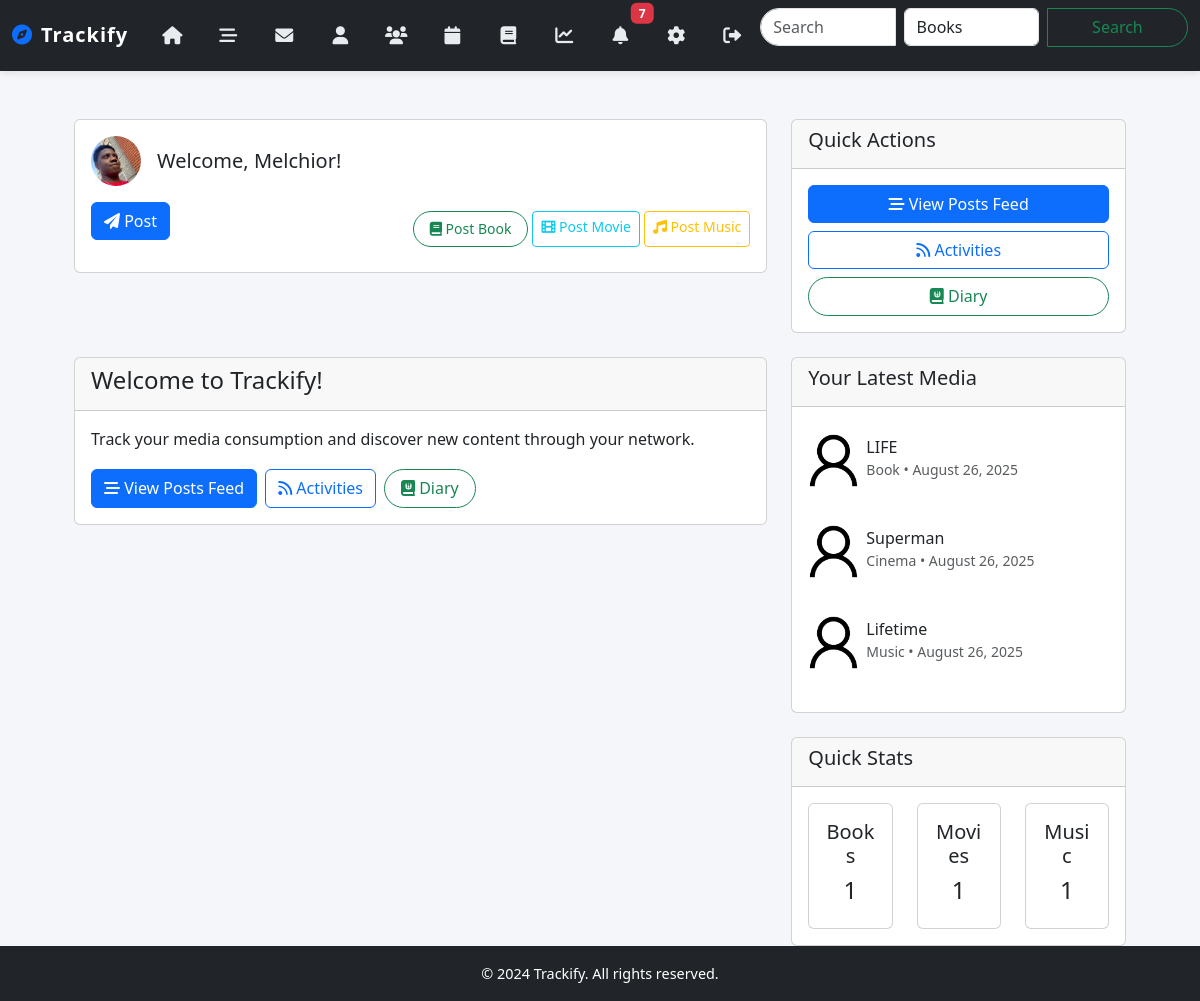
The page / (signed in) on the database its author committed.
### models/user_model.py (models this page shows, shortened)
class User(db.Model, UserMixin):
    __tablename__ = 'users'
    user_id = db.Column(db.Integer, primary_key=True)
    username = db.Column(db.String(255), unique=True, nullable=False)
    password_hash = db.Column(db.String(255), nullable=False)
    email = db.Column(db.String(255), unique=True, nullable=False)
    join_date = db.Column(db.DateTime, default=datetime.utcnow)
    profile_picture = db.Column(db.String(256), nullable=True)
    bio = db.Column(db.Text, default=None)
    theme = db.Column(db.String(20), default='light')
    notifications_enabled = db.Column(db.Boolean, default=True)
    email_notifications = db.Column(db.Boolean, default=True)
    reset_token = db.Column(db.String(100), unique=True, nullable=True)
    reset_token_expiry = db.Column(db.DateTime, nullable=True)
    ratings = db.relationship('Rating', backref='user', lazy='dynamic')
    reviews = db.relationship('Review', backref='user', lazy='dynamic')
    custom_lists = db.relationship('CustomList', backref='creator', lazy='dynamic')
    messages_sent = db.relationship('Message', foreign_keys='Message.sender_id', backref='sender', lazy='dynamic')
    messages_received = db.relationship('Message', foreign_keys='Message.recipient_id', backref='recipient', lazy='dynamic')
    user_media = db.relationship('UserMedia', backref='user', lazy='dynamic')
    following = db.relationship(
        'Follow',
        foreign_keys='Follow.follower_id',
        backref=db.backref('follower', lazy='joined'),
        lazy='dynamic',
        cascade='all, delete-orphan'
    )
    followers = db.relationship(
        'Follow',
        foreign_keys='Follow.followed_id',
        backref=db.backref('followed', lazy='joined'),
        lazy='dynamic',
        cascade='all, delete-orphan'
    )
    @property
    def profile_picture_url(self):
        if not self.profile_picture or self.profile_picture == '':
            return 'defaults/user.png'
        return self.profile_picture

### models/user_media_model.py (models this page shows, shortened)
class UserMedia(db.Model):
    __tablename__ = 'user_media'
    user_media_id = db.Column(db.Integer, primary_key=True, autoincrement=True)
    user_id = db.Column(db.Integer, db.ForeignKey('users.user_id'), nullable=False)
    cinema_id = db.Column(db.Integer, db.ForeignKey('cinema.cinema_id'))
    book_id = db.Column(db.Integer, db.ForeignKey('books.book_id'))
    music_id = db.Column(db.Integer, db.ForeignKey('music.music_id'))
    media_type = db.Column(db.Enum('book', 'music', 'cinema', name='media_type'), nullable=False)
    done = db.Column(db.Boolean, default=False)
    planned = db.Column(db.Boolean, default=False)
    date_consumed = db.Column(db.DateTime, default=None)
    review = db.Column(db.Text, default=None)
    rating = db.Column(db.DECIMAL(2, 1), default=None)
    tags = db.Column(db.JSON, default=list)
    created_at = db.Column(db.DateTime, default=datetime.utcnow)
    __table_args__ = (db.UniqueConstraint('user_id', 'book_id', 'music_id', 'cinema_id', name='unique_media'),)
    book = db.relationship('Book', backref='user_media')
    cinema = db.relationship('Cinema', backref='user_media')
    music = db.relationship('Music', backref='user_media')

### models/book_model.py (models this page shows, shortened)
class Book(db.Model):
    __tablename__ = 'books'
    book_id = db.Column(db.Integer, primary_key=True, autoincrement=True)
    title = db.Column(db.String(255), nullable=False)
    author = db.Column(db.String(255), nullable=False)
    genre = db.Column(db.String(100))
    year = db.Column(db.Integer)
    language = db.Column(db.String(100))
    publisher = db.Column(db.String(100))
    country = db.Column(db.String(100))
    description = db.Column(db.Text)
    coverart = db.Column(db.String(255))

### models/cinema_model.py (models this page shows, shortened)
class Cinema(db.Model):
    __tablename__ = 'cinema'
    cinema_id = db.Column(db.Integer, primary_key=True, autoincrement=True)
    title = db.Column(db.String(255), nullable=False)
    genre = db.Column(db.String(100))
    year = db.Column(db.Integer)
    country = db.Column(db.String(100))
    director = db.Column(db.String(255))
    type = db.Column(db.String(100))
    language = db.Column(db.String(100))
    description = db.Column(db.Text)
    coverart = db.Column(db.String(255))

### models/music_model.py (models this page shows, shortened)
class Music(db.Model):
    __tablename__ = 'music'
    music_id = db.Column(db.Integer, primary_key=True, autoincrement=True)
    title = db.Column(db.String(255), nullable=False)
    artist = db.Column(db.String(255), nullable=False)
    genre = db.Column(db.String(100))
    year = db.Column(db.Integer)
    language = db.Column(db.String(100))
    label = db.Column(db.String(100))
    country = db.Column(db.String(100))
    description = db.Column(db.Text)
    coverart = db.Column(db.String(255))

### routes/main_routes.py (the view)
@main_routes.route('/')
@login_required
def home():
    recent_books = UserMedia.query.filter_by(user_id=current_user.user_id, media_type='book')\
        .order_by(desc(UserMedia.created_at)).limit(1).first()
    recent_cinema = UserMedia.query.filter_by(user_id=current_user.user_id, media_type='cinema')\
        .order_by(desc(UserMedia.created_at)).limit(1).first()
    recent_music = UserMedia.query.filter_by(user_id=current_user.user_id, media_type='music')\
        .order_by(desc(UserMedia.created_at)).limit(1).first()
    recent_media = [item for item in [recent_books, recent_cinema, recent_music] if item is not None]
    return render_template('home.html',
                         recent_media=recent_media)

### templates/home.html
{% extends "base.html" %}
{% block content %}
<div class="container mt-4">
    <div class="row mb-4">
        <div class="col-md-8">
            <div class="card">
                <div class="card-body">
                    <form method="POST" action="{{ url_for('post_routes.create_post') }}" id="quickPostForm">
                        <div class="d-flex align-items-center mb-3">
                            <a href="{{ url_for('user_routes.profile') }}">
                                <img src="{{ url_for('static', filename=current_user.profile_picture_url) }}" alt="Your profile picture" class="rounded-circle" width="50" height="50">
                            </a>
                            <div class="ms-3">
                                <h5 class="mb-0">Welcome, {{ current_user.username }}!</h5>
                            </div>
                        </div>
                        <div class="d-flex justify-content-between align-items-center">
                            <div class="d-flex gap-2">
                                <button type="submit" class="btn btn-primary">
                                    <i class="fas fa-paper-plane"></i> Post
                                </button>
                            </div>
                            <div class="d-flex gap-1">
                                <a href="{{ url_for('media_routes.books') }}" class="btn btn-sm btn-outline-success">
                                    <i class="fas fa-book"></i> Post Book
                                </a>
                                <a href="{{ url_for('media_routes.cinema') }}" class="btn btn-sm btn-outline-info">
                                    <i class="fas fa-film"></i> Post Movie
                                </a>
                                <a href="{{ url_for('media_routes.music') }}" class="btn btn-sm btn-outline-warning">
                                    <i class="fas fa-music"></i> Post Music
                                </a>
                            </div>
                        </div>
                    </form>
                </div>
            </div>
        </div>
        <div class="col-md-4">
            <div class="card">
                <div class="card-header">
                    <h5>Quick Actions</h5>
                </div>
                <div class="card-body">
                    <div class="d-grid gap-2">
                        <a href="{{ url_for('post_routes.posts') }}" class="btn btn-primary">
                            <i class="fas fa-stream"></i> View Posts Feed
                        </a>
                        <a href="{{ url_for('media_routes.feed') }}" class="btn btn-outline-primary">
                            <i class="fas fa-rss"></i> Activities
                        </a>
                        <a href="{{ url_for('main_routes.diary') }}" class="btn btn-outline-success">
                            <i class="fas fa-journal-whills"></i> Diary
                        </a>
                    </div>
                </div>
            </div>
        </div>
    </div>
    <div class="row">
        <div class="col-md-8">
            <div class="card">
                <div class="card-header">
                    <h4>Welcome to Trackify!</h4>
                </div>
                <div class="card-body">
                    <p class="mb-3">Track your media consumption and discover new content through your network.</p>
                    <div class="d-flex gap-2">
                        <a href="{{ url_for('post_routes.posts') }}" class="btn btn-primary">
                            <i class="fas fa-stream"></i> View Posts Feed
                        </a>
                        <a href="{{ url_for('media_routes.feed') }}" class="btn btn-outline-primary">
                            <i class="fas fa-rss"></i> Activities
                        </a>
                        <a href="{{ url_for('main_routes.diary') }}" class="btn btn-outline-success">
                            <i class="fas fa-journal-whills"></i> Diary
                        </a>
                    </div>
                </div>
            </div>
        </div>
        <div class="col-md-4">
            <div class="card mb-4">
                <div class="card-header">
                    <h5>Your Latest Media</h5>
                </div>
                <div class="card-body">
                    {% if recent_media %}
                        {% for media in recent_media %}
                            <div class="media-item mb-3">
                                <div class="d-flex align-items-center">
                                    <img src="{{ media.cover_art or url_for('static', filename='defaults/user.png') }}"
                                         class="me-2" style="width: 50px; height: 75px; object-fit: cover;">
                                    <div>
                                        <h6 class="mb-0">
                                            {% if media.media_type == 'book' %}
                                                {{ media.book.title }}
                                            {% elif media.media_type == 'cinema' %}
                                                {{ media.cinema.title }}
                                            {% else %}
                                                {{ media.music.title }}
                                            {% endif %}
                                        </h6>
                                        <small class="text-muted">{{ media.media_type|title }} • {{ media.created_at.strftime('%B %d, %Y') }}</small>
                                    </div>
                                </div>
                            </div>
                        {% endfor %}
                    {% else %}
                        <p class="text-muted">No media to show.</p>
                    {% endif %}
                </div>
            </div>
            <div class="card">
                <div class="card-header">
                    <h5>Quick Stats</h5>
                </div>
                <div class="card-body">
                    <div class="row text-center">
                        <div class="col-md-4">
                            <div class="card text-center">
                                <div class="card-body">
                                    <h5>Books</h5>
                                    <h4>{{ recent_media|selectattr('media_type', 'equalto', 'book')|list|length }}</h4>
                                </div>
                            </div>
                        </div>
                        <div class="col-md-4">
                            <div class="card text-center">
                                <div class="card-body">
                                    <h5>Movies</h5>
                                    <h4>{{ recent_media|selectattr('media_type', 'equalto', 'cinema')|list|length }}</h4>
                                </div>
                            </div>
                        </div>
                        <div class="col-md-4">
                            <div class="card text-center">
                                <div class="card-body">
                                    <h5>Music</h5>
                                    <h4>{{ recent_media|selectattr('media_type', 'equalto', 'music')|list|length }}</h4>
                                </div>
                            </div>
                        </div>
                    </div>
                </div>
            </div>
        </div>
    </div>
</div>
{% endblock %}

### rows shown on the page
User: profile_picture (picture), username "Melchior"
UserMedia: book "LIFE", media_type "Book", created_at "August 26, 2025"
UserMedia: cinema "Superman", media_type "Cinema", created_at "August 26, 2025"
UserMedia: music "Lifetime", media_type "Music", created_at "August 26, 2025"

### other values the page prints
{{ recent_media|selectattr('media_type', 'equalto', 'book')|list|length }} "1"
{{ recent_media|selectattr('media_type', 'equalto', 'cinema')|list|length }} "1"
{{ recent_media|selectattr('media_type', 'equalto', 'music')|list|length }} "1"
